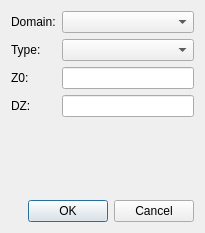
<?xml version="1.0" encoding="UTF-8"?>
<ui version="4.0">
 <class>VolumePropertyDialog</class>
 <widget class="QDialog" name="VolumePropertyDialog">
  <property name="geometry">
   <rect>
    <x>0</x>
    <y>0</y>
    <width>205</width>
    <height>233</height>
   </rect>
  </property>
  <property name="windowTitle">
   <string>Dialog</string>
  </property>
  <layout class="QVBoxLayout" name="verticalLayout">
   <item>
    <layout class="QGridLayout" name="gridLayout">
     <item row="0" column="0">
      <widget class="QLabel" name="label">
       <property name="text">
        <string>Domain:</string>
       </property>
      </widget>
     </item>
     <item row="0" column="1">
      <widget class="QComboBox" name="cbDomain"/>
     </item>
     <item row="1" column="0">
      <widget class="QLabel" name="label_2">
       <property name="text">
        <string>Type:</string>
       </property>
      </widget>
     </item>
     <item row="1" column="1">
      <widget class="QComboBox" name="cbType"/>
     </item>
     <item row="2" column="0">
      <widget class="QLabel" name="label_3">
       <property name="text">
        <string>Z0:</string>
       </property>
      </widget>
     </item>
     <item row="2" column="1">
      <widget class="QLineEdit" name="leZ0"/>
     </item>
     <item row="3" column="0">
      <widget class="QLabel" name="label_4">
       <property name="text">
        <string>DZ:</string>
       </property>
      </widget>
     </item>
     <item row="3" column="1">
      <widget class="QLineEdit" name="leDZ"/>
     </item>
    </layout>
   </item>
   <item>
    <spacer name="verticalSpacer">
     <property name="orientation">
      <enum>Qt::Vertical</enum>
     </property>
     <property name="sizeHint" stdset="0">
      <size>
       <width>20</width>
       <height>40</height>
      </size>
     </property>
    </spacer>
   </item>
   <item>
    <widget class="QDialogButtonBox" name="buttonBox">
     <property name="orientation">
      <enum>Qt::Horizontal</enum>
     </property>
     <property name="standardButtons">
      <set>QDialogButtonBox::Cancel|QDialogButtonBox::Ok</set>
     </property>
    </widget>
   </item>
  </layout>
 </widget>
 <resources/>
 <connections>
  <connection>
   <sender>buttonBox</sender>
   <signal>accepted()</signal>
   <receiver>VolumePropertyDialog</receiver>
   <slot>accept()</slot>
   <hints>
    <hint type="sourcelabel">
     <x>248</x>
     <y>254</y>
    </hint>
    <hint type="destinationlabel">
     <x>157</x>
     <y>274</y>
    </hint>
   </hints>
  </connection>
  <connection>
   <sender>buttonBox</sender>
   <signal>rejected()</signal>
   <receiver>VolumePropertyDialog</receiver>
   <slot>reject()</slot>
   <hints>
    <hint type="sourcelabel">
     <x>316</x>
     <y>260</y>
    </hint>
    <hint type="destinationlabel">
     <x>286</x>
     <y>274</y>
    </hint>
   </hints>
  </connection>
 </connections>
</ui>
